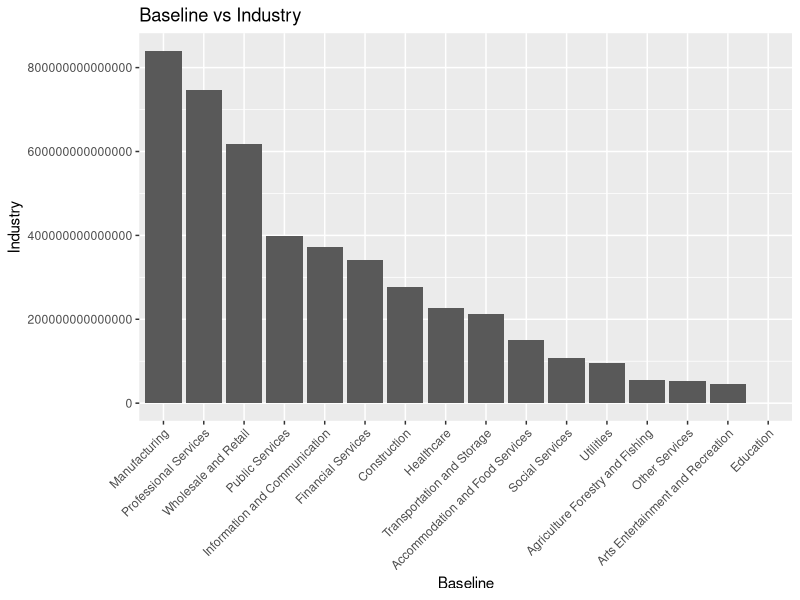
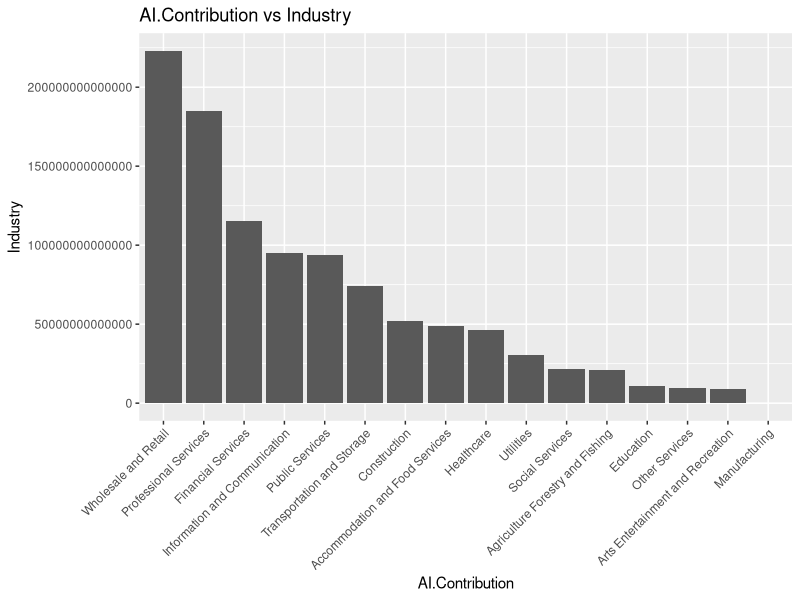
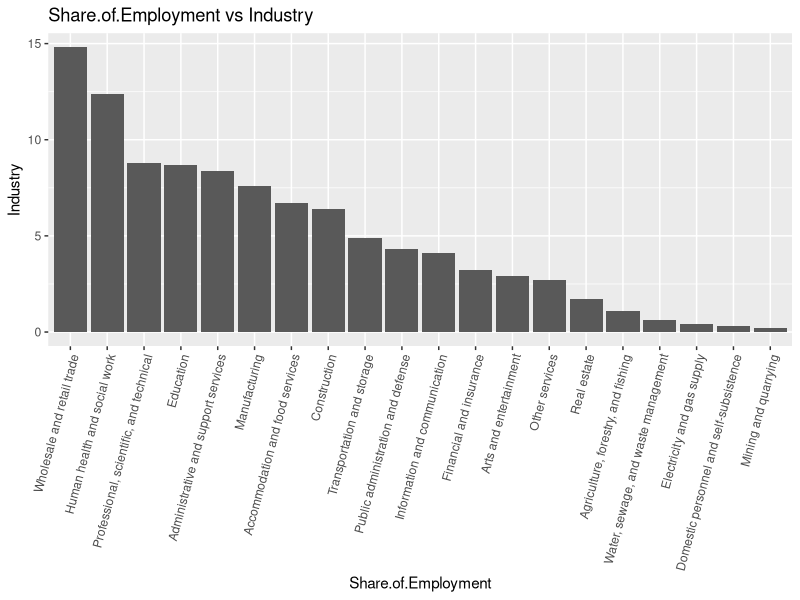
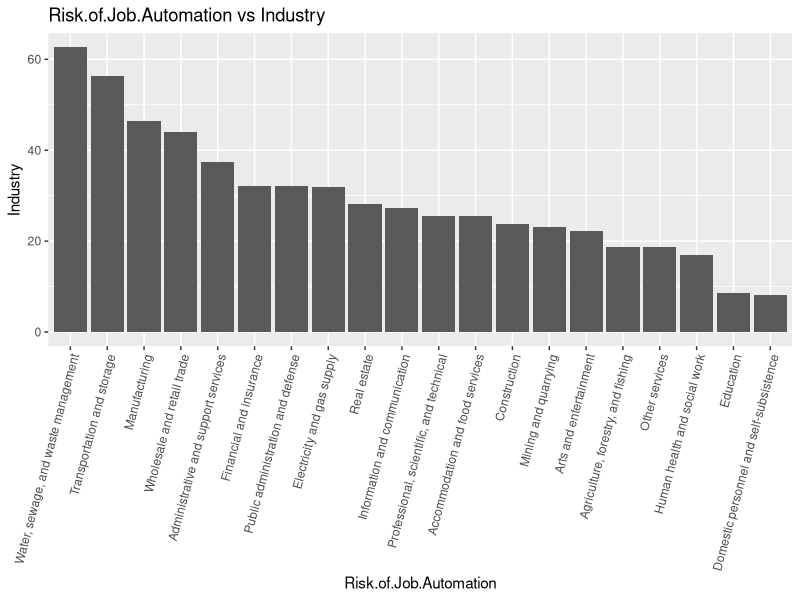

The R script that drew these images, in order:
## ---- chunk 1
library(tidyverse)
options(scipen=999)

data <- read.csv("dataset.csv")

data2 <- data[order(data$Baseline, decreasing = TRUE),]



graphic1 <- ggplot(data2, mapping = aes(y=Baseline, x= reorder(Industry, -Baseline))) +
         geom_bar(stat = "identity") +
  labs(title="Baseline vs Industry",
       x="Baseline",
       y="Industry") +
  theme(axis.text.x = element_text(angle = 45, hjust = 1))


graphic1

## ---- chunk 2
library(tidyverse)
options(scipen=999)

data <- read.csv("dataset.csv")

data3 <- data[order(data$Additional.AI.Contribution, decreasing = TRUE),]



graphic1 <- ggplot(data2, mapping = aes(y=Additional.AI.Contribution, x= reorder(Industry, -Additional.AI.Contribution))) +
         geom_bar(stat = "identity") +
  labs(title="AI.Contribution vs Industry",
       x="AI.Contribution",
       y="Industry") +
  theme(axis.text.x = element_text(angle = 45, hjust = 1))


graphic1

## ---- chunk 3
library(tidyverse)
options(scipen=999)

automation <- read.csv("automation.csv")

automation2 <- automation[order(automation$Share.of.Employment, decreasing = TRUE),]



graphic11 <- ggplot(automation2, mapping = aes(y=Share.of.Employment, x= reorder(Industry, -`Share.of.Employment`))) +
         geom_bar(stat = "identity") +
  labs(title="Share.of.Employment vs Industry",
       x="Share.of.Employment",
       y="Industry") +
  theme(axis.text.x = element_text(angle = 75, hjust = 1))


graphic11

## ---- chunk 4
library(tidyverse)
options(scipen=999)

automation <- read.csv("automation.csv")

automation2 <- automation[order(automation$Risk.of.Job.Automation
, decreasing = TRUE),]



graphic11 <- ggplot(automation2, mapping = aes(y=Risk.of.Job.Automation, x= reorder(Industry, -`Risk.of.Job.Automation`))) +
         geom_bar(stat = "identity") +
  labs(title="Risk.of.Job.Automation vs Industry",
       x="Risk.of.Job.Automation",
       y="Industry") +
  theme(axis.text.x = element_text(angle = 75, hjust = 1))


graphic11

